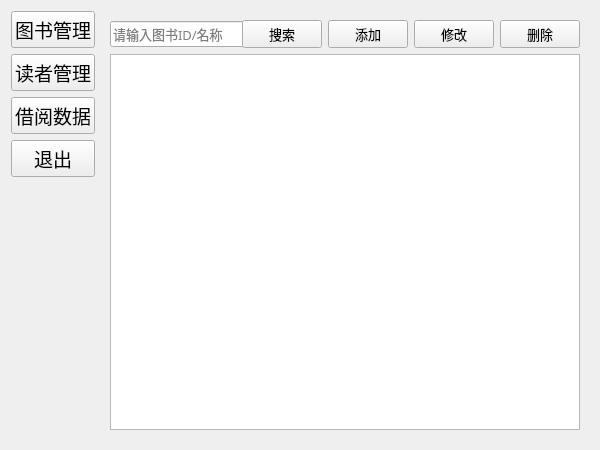
<?xml version="1.0" encoding="UTF-8"?>
<ui version="4.0">
 <class>AdminView</class>
 <widget class="QWidget" name="AdminView">
  <property name="geometry">
   <rect>
    <x>0</x>
    <y>0</y>
    <width>600</width>
    <height>450</height>
   </rect>
  </property>
  <property name="minimumSize">
   <size>
    <width>600</width>
    <height>450</height>
   </size>
  </property>
  <property name="windowTitle">
   <string>管理员界面</string>
  </property>
  <layout class="QHBoxLayout" name="horizontalLayout">
   <item>
    <layout class="QVBoxLayout" name="verticalLayout">
     <item>
      <widget class="QPushButton" name="btnBookManage">
       <property name="font">
        <font>
         <family>Agency FB</family>
         <pointsize>14</pointsize>
        </font>
       </property>
       <property name="text">
        <string>图书管理</string>
       </property>
      </widget>
     </item>
     <item>
      <widget class="QPushButton" name="btnReaderManage">
       <property name="font">
        <font>
         <family>Agency FB</family>
         <pointsize>14</pointsize>
        </font>
       </property>
       <property name="text">
        <string>读者管理</string>
       </property>
      </widget>
     </item>
     <item>
      <widget class="QPushButton" name="btnBorrowData">
       <property name="font">
        <font>
         <family>Agency FB</family>
         <pointsize>14</pointsize>
        </font>
       </property>
       <property name="text">
        <string>借阅数据</string>
       </property>
      </widget>
     </item>
     <item>
      <widget class="QPushButton" name="btnExit">
       <property name="font">
        <font>
         <family>Agency FB</family>
         <pointsize>14</pointsize>
        </font>
       </property>
       <property name="text">
        <string>退出</string>
       </property>
      </widget>
     </item>
     <item>
      <spacer name="verticalSpacer">
       <property name="orientation">
        <enum>Qt::Vertical</enum>
       </property>
       <property name="sizeHint" stdset="0">
        <size>
         <width>20</width>
         <height>40</height>
        </size>
       </property>
      </spacer>
     </item>
    </layout>
   </item>
   <item>
    <widget class="QStackedWidget" name="stackedWidget">
     <property name="currentIndex">
      <number>0</number>
     </property>
     <widget class="QWidget" name="pageBookManage">
      <layout class="QVBoxLayout" name="verticalLayout_2">
       <item>
        <layout class="QHBoxLayout" name="horizontalLayout_2">
         <item>
          <widget class="QLineEdit" name="leBookSearch">
           <property name="sizePolicy">
            <sizepolicy hsizetype="Minimum" vsizetype="Fixed">
             <horstretch>0</horstretch>
             <verstretch>0</verstretch>
            </sizepolicy>
           </property>
           <property name="minimumSize">
            <size>
             <width>200</width>
             <height>0</height>
            </size>
           </property>
           <property name="maximumSize">
            <size>
             <width>16777215</width>
             <height>16777215</height>
            </size>
           </property>
           <property name="font">
            <font>
             <family>Agency FB</family>
             <pointsize>10</pointsize>
            </font>
           </property>
           <property name="placeholderText">
            <string>请输入图书ID/名称</string>
           </property>
          </widget>
         </item>
         <item>
          <widget class="QPushButton" name="btnSearchBook">
           <property name="font">
            <font>
             <family>Agency FB</family>
             <pointsize>10</pointsize>
            </font>
           </property>
           <property name="text">
            <string>搜索</string>
           </property>
          </widget>
         </item>
         <item>
          <widget class="QPushButton" name="btnAddBook">
           <property name="font">
            <font>
             <family>Agency FB</family>
             <pointsize>10</pointsize>
            </font>
           </property>
           <property name="text">
            <string>添加</string>
           </property>
          </widget>
         </item>
         <item>
          <widget class="QPushButton" name="btnModifyBook">
           <property name="font">
            <font>
             <family>Agency FB</family>
             <pointsize>10</pointsize>
            </font>
           </property>
           <property name="text">
            <string>修改</string>
           </property>
          </widget>
         </item>
         <item>
          <widget class="QPushButton" name="btnDeleteBook">
           <property name="font">
            <font>
             <family>Agency FB</family>
             <pointsize>10</pointsize>
            </font>
           </property>
           <property name="text">
            <string>删除</string>
           </property>
          </widget>
         </item>
        </layout>
       </item>
       <item>
        <widget class="QTableView" name="tableViewBooks"/>
       </item>
      </layout>
     </widget>
     <widget class="QWidget" name="pageReaderManage">
      <layout class="QVBoxLayout" name="verticalLayout_3">
       <item>
        <layout class="QHBoxLayout" name="horizontalLayout_3">
         <item>
          <widget class="QLineEdit" name="leReaderSearch">
           <property name="font">
            <font>
             <family>Agency FB</family>
             <pointsize>12</pointsize>
            </font>
           </property>
           <property name="placeholderText">
            <string>请输入读者ID</string>
           </property>
          </widget>
         </item>
         <item>
          <widget class="QPushButton" name="btnSearchReader">
           <property name="font">
            <font>
             <family>Agency FB</family>
             <pointsize>12</pointsize>
            </font>
           </property>
           <property name="text">
            <string>搜索</string>
           </property>
          </widget>
         </item>
         <item>
          <widget class="QPushButton" name="btnDeleteReader">
           <property name="font">
            <font>
             <family>Agency FB</family>
             <pointsize>12</pointsize>
            </font>
           </property>
           <property name="text">
            <string>删除读者</string>
           </property>
          </widget>
         </item>
         <item>
          <spacer name="horizontalSpacer">
           <property name="orientation">
            <enum>Qt::Horizontal</enum>
           </property>
           <property name="sizeHint" stdset="0">
            <size>
             <width>40</width>
             <height>20</height>
            </size>
           </property>
          </spacer>
         </item>
        </layout>
       </item>
       <item>
        <widget class="QTableView" name="tableViewReaders">
         <property name="editTriggers">
          <set>QAbstractItemView::NoEditTriggers</set>
         </property>
         <property name="selectionBehavior">
          <enum>QAbstractItemView::SelectRows</enum>
         </property>
        </widget>
       </item>
      </layout>
     </widget>
     <widget class="QWidget" name="pageBorrowData">
      <layout class="QVBoxLayout" name="verticalLayout_4">
       <item>
        <layout class="QHBoxLayout" name="horizontalLayout_4">
         <item>
          <widget class="QComboBox" name="cbxStatus">
           <property name="font">
            <font>
             <family>Algerian</family>
             <pointsize>12</pointsize>
            </font>
           </property>
           <item>
            <property name="text">
             <string>全部记录</string>
            </property>
           </item>
           <item>
            <property name="text">
             <string>已还记录</string>
            </property>
           </item>
           <item>
            <property name="text">
             <string>未还记录</string>
            </property>
           </item>
          </widget>
         </item>
         <item>
          <widget class="QPushButton" name="btnRefreshBorrow">
           <property name="font">
            <font>
             <family>Agency FB</family>
             <pointsize>12</pointsize>
            </font>
           </property>
           <property name="text">
            <string>刷新</string>
           </property>
          </widget>
         </item>
         <item>
          <spacer name="horizontalSpacer_2">
           <property name="orientation">
            <enum>Qt::Horizontal</enum>
           </property>
           <property name="sizeHint" stdset="0">
            <size>
             <width>40</width>
             <height>20</height>
            </size>
           </property>
          </spacer>
         </item>
        </layout>
       </item>
       <item>
        <widget class="QTableView" name="tableViewBorrow">
         <property name="minimumSize">
          <size>
           <width>400</width>
           <height>400</height>
          </size>
         </property>
        </widget>
       </item>
      </layout>
     </widget>
    </widget>
   </item>
  </layout>
 </widget>
 <resources/>
 <connections/>
</ui>
